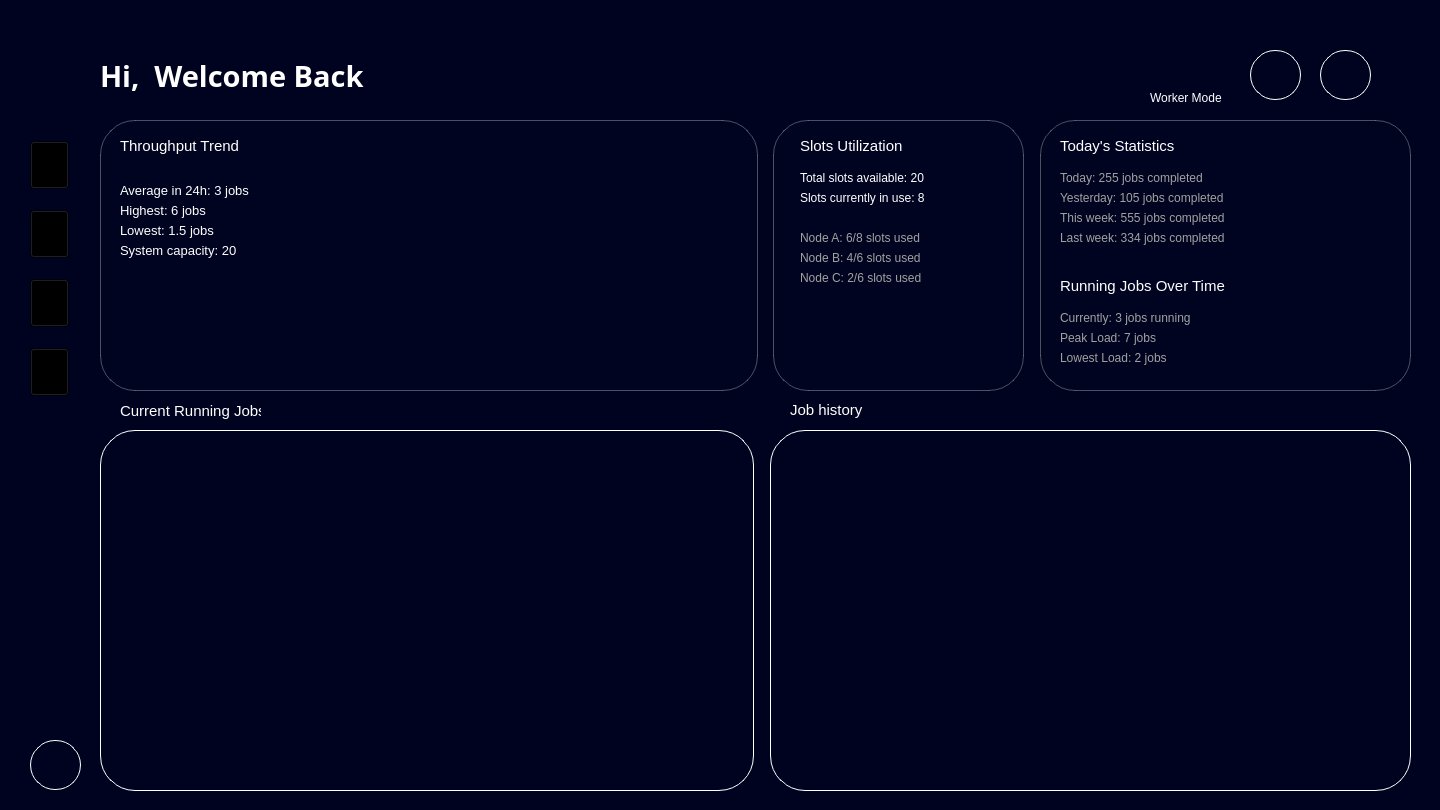
<?xml version="1.0" encoding="UTF-8"?>
<ui version="4.0">
 <class>information_jobs</class>
 <widget class="QWidget" name="information_jobs">
  <property name="geometry">
   <rect>
    <x>0</x>
    <y>0</y>
    <width>1440</width>
    <height>810</height>
   </rect>
  </property>
  <property name="minimumSize">
   <size>
    <width>1440</width>
    <height>810</height>
   </size>
  </property>
  <property name="maximumSize">
   <size>
    <width>1440</width>
    <height>810</height>
   </size>
  </property>
  <property name="windowTitle">
   <string>CrowdCloud</string>
   </property>
   <property name="styleSheet">
    <string notr="true">background-color: rgb(0, 3, 31);</string>
   </property>
   <widget class="QWidget" name="horizontalLayoutWidget">
    <property name="geometry">
     <rect>
      <x>0</x>
      <y>0</y>
      <width>2</width>
      <height>2</height>
     </rect>
    </property>
    <layout class="QHBoxLayout" name="horizontalLayout"/>
   </widget>
   <widget class="QLabel" name="logo">
    <property name="geometry">
     <rect>
      <x>30</x>
      <y>50</y>
      <width>52</width>
      <height>41</height>
     </rect>
    </property>
    <property name="autoFillBackground">
     <bool>false</bool>
    </property>
    <property name="styleSheet">
     <string notr="true">background: transparent;</string>
    </property>
    <property name="text">
     <string/>
    </property>
    <property name="pixmap">
     <pixmap>../../../../../../../Downloads/signup1logo.svg</pixmap>
    </property>
   </widget>
   <widget class="QLabel" name="welcome_label">
    <property name="geometry">
     <rect>
      <x>100</x>
      <y>60</y>
      <width>461</width>
      <height>31</height>
     </rect>
    </property>
    <property name="font">
     <font>
      <family>Century Gothic</family>
      <pointsize>22</pointsize>
      <weight>75</weight>
      <bold>true</bold>
     </font>
    </property>
    <property name="styleSheet">
     <string notr="true">background: transparent;
color: white;

</string>
    </property>
    <property name="text">
     <string>Hi,  Welcome Back</string>
    </property>
   </widget>
   <widget class="QLabel" name="thru_trend">
    <property name="geometry">
     <rect>
      <x>120</x>
      <y>130</y>
      <width>141</width>
      <height>31</height>
     </rect>
    </property>
    <property name="font">
     <font>
      <family>Segoe UI</family>
      <pointsize>11</pointsize>
      <weight>50</weight>
      <bold>false</bold>
     </font>
    </property>
    <property name="styleSheet">
     <string notr="true">color: white;
background: transparent;

</string>
    </property>
    <property name="text">
     <string>Throughput Trend</string>
    </property>
   </widget>
   <widget class="QLabel" name="ttrend_con">
    <property name="geometry">
     <rect>
      <x>100</x>
      <y>120</y>
      <width>658</width>
      <height>271</height>
     </rect>
    </property>
    <property name="styleSheet">
     <string notr="true">QLabel {
	background-color: rgba(20, 20, 50, 10);
    border: 1px solid rgba(255, 255, 255, 0.3);
    border-radius: 35px;
    padding: 8px;
    color: white;
    font-family: &quot;Segoe UI&quot;;
    font-size: 13px;
}

QLabel:focus {
    border: 1px solid #7D5FFF;
    box-shadow: 0px 0px 8px #7D5FFF;
}
</string>
    </property>
    <property name="text">
     <string/>
    </property>
   </widget>
   <widget class="QWidget" name="verticalLayoutWidget">
    <property name="geometry">
     <rect>
      <x>30</x>
      <y>120</y>
      <width>43</width>
      <height>301</height>
     </rect>
    </property>
    <layout class="QVBoxLayout" name="verticalLayout">
     <property name="spacing">
      <number>0</number>
     </property>
     <item>
      <widget class="QToolButton" name="dash_bt">
       <property name="sizePolicy">
        <sizepolicy hsizetype="Fixed" vsizetype="Fixed">
         <horstretch>15</horstretch>
         <verstretch>15</verstretch>
        </sizepolicy>
       </property>
       <property name="styleSheet">
        <string notr="true">background: transparent;</string>
       </property>
       <property name="text">
        <string/>
       </property>
       <property name="icon">
        <iconset>
         <normaloff>../../../../../Downloads/dashboard.png</normaloff>../../../../../Downloads/dashboard.png</iconset>
       </property>
       <property name="iconSize">
        <size>
         <width>31</width>
         <height>41</height>
        </size>
       </property>
      </widget>
     </item>
     <item>
      <widget class="QToolButton" name="sys_bt">
       <property name="sizePolicy">
        <sizepolicy hsizetype="Fixed" vsizetype="Fixed">
         <horstretch>15</horstretch>
         <verstretch>15</verstretch>
        </sizepolicy>
       </property>
       <property name="styleSheet">
        <string notr="true">background: transparent;</string>
       </property>
       <property name="text">
        <string/>
       </property>
       <property name="icon">
        <iconset>
         <normaloff>../../../../../Downloads/system.png</normaloff>../../../../../Downloads/system.png</iconset>
       </property>
       <property name="iconSize">
        <size>
         <width>31</width>
         <height>41</height>
        </size>
       </property>
      </widget>
     </item>
     <item>
      <widget class="QToolButton" name="job_bt">
       <property name="sizePolicy">
        <sizepolicy hsizetype="Fixed" vsizetype="Fixed">
         <horstretch>15</horstretch>
         <verstretch>15</verstretch>
        </sizepolicy>
       </property>
       <property name="styleSheet">
        <string notr="true">background: transparent;</string>
       </property>
       <property name="text">
        <string/>
       </property>
       <property name="icon">
        <iconset>
         <normaloff>../../../../../Downloads/jobs.png</normaloff>../../../../../Downloads/jobs.png</iconset>
       </property>
       <property name="iconSize">
        <size>
         <width>31</width>
         <height>41</height>
        </size>
       </property>
      </widget>
     </item>
     <item>
      <widget class="QToolButton" name="earning_bt">
       <property name="sizePolicy">
        <sizepolicy hsizetype="Fixed" vsizetype="Fixed">
         <horstretch>15</horstretch>
         <verstretch>15</verstretch>
        </sizepolicy>
       </property>
       <property name="styleSheet">
        <string notr="true">background: transparent;</string>
       </property>
       <property name="text">
        <string/>
       </property>
       <property name="icon">
        <iconset>
         <normaloff>../../../../../Downloads/earnings.png</normaloff>../../../../../Downloads/earnings.png</iconset>
       </property>
       <property name="iconSize">
        <size>
         <width>31</width>
         <height>41</height>
        </size>
       </property>
      </widget>
     </item>
    </layout>
   </widget>
   <widget class="QToolButton" name="settings_bt">
    <property name="geometry">
     <rect>
      <x>30</x>
      <y>740</y>
      <width>51</width>
      <height>50</height>
     </rect>
    </property>
    <property name="sizePolicy">
     <sizepolicy hsizetype="Fixed" vsizetype="Fixed">
      <horstretch>15</horstretch>
      <verstretch>15</verstretch>
     </sizepolicy>
    </property>
    <property name="styleSheet">
     <string notr="true">QToolButton {
    background: transparent;       /* no fill */
    color: white;                  /* icon/text color */
    border: 1px solid #ffffff;     /* white border */
    border-radius: 25px;           /* make it round (half of width/height) */
    padding: 3px;                  /* space inside */
}
</string>
    </property>
    <property name="text">
     <string/>
    </property>
    <property name="icon">
     <iconset>
      <normaloff>../../../../../Downloads/settings.png</normaloff>../../../../../Downloads/settings.png</iconset>
    </property>
    <property name="iconSize">
     <size>
      <width>35</width>
      <height>35</height>
     </size>
    </property>
   </widget>
   <widget class="QWidget" name="ttrend_chart" native="true">
    <property name="geometry">
     <rect>
      <x>370</x>
      <y>150</y>
      <width>361</width>
      <height>211</height>
     </rect>
    </property>
    <property name="styleSheet">
     <string notr="true">background: transparent;</string>
    </property>
   </widget>
   <widget class="QToolButton" name="prof_button">
    <property name="geometry">
     <rect>
      <x>1320</x>
      <y>50</y>
      <width>51</width>
      <height>50</height>
     </rect>
    </property>
    <property name="sizePolicy">
     <sizepolicy hsizetype="Fixed" vsizetype="Fixed">
      <horstretch>15</horstretch>
      <verstretch>15</verstretch>
     </sizepolicy>
    </property>
    <property name="styleSheet">
     <string notr="true">QToolButton {
    background: transparent;       /* no fill */
    color: white;                  /* icon/text color */
    border: 1px solid #ffffff;     /* white border */
    border-radius: 25px;           /* make it round (half of width/height) */
    padding: 3px;                  /* space inside */
}
</string>
    </property>
    <property name="text">
     <string/>
    </property>
    <property name="icon">
     <iconset>
      <normaloff>../../../../../Downloads/Profile.png</normaloff>../../../../../Downloads/Profile.png</iconset>
    </property>
    <property name="iconSize">
     <size>
      <width>35</width>
      <height>35</height>
     </size>
    </property>
   </widget>
   <widget class="QToolButton" name="notif_button">
    <property name="geometry">
     <rect>
      <x>1250</x>
      <y>50</y>
      <width>51</width>
      <height>50</height>
     </rect>
    </property>
    <property name="sizePolicy">
     <sizepolicy hsizetype="Fixed" vsizetype="Fixed">
      <horstretch>15</horstretch>
      <verstretch>15</verstretch>
     </sizepolicy>
    </property>
    <property name="styleSheet">
     <string notr="true">QToolButton {
    background: transparent;       /* no fill */
    color: white;                  /* icon/text color */
    border: 1px solid #ffffff;     /* white border */
    border-radius: 25px;           /* make it round (half of width/height) */
    padding: 3px;                  /* space inside */
}
</string>
    </property>
    <property name="text">
     <string/>
    </property>
    <property name="icon">
     <iconset>
      <normaloff>../../../../../Downloads/CC Desktop UI (14)/Login/Communication/Notification.png</normaloff>../../../../../Downloads/CC Desktop UI (14)/Login/Communication/Notification.png</iconset>
    </property>
    <property name="iconSize">
     <size>
      <width>35</width>
      <height>35</height>
     </size>
    </property>
   </widget>
   <widget class="QWidget" name="toggle_switch" native="true">
    <property name="geometry">
     <rect>
      <x>1140</x>
      <y>60</y>
      <width>91</width>
      <height>21</height>
     </rect>
    </property>
    <property name="styleSheet">
     <string notr="true">background: transparent;
</string>
    </property>
   </widget>
   <widget class="QLabel" name="workerM_label">
    <property name="geometry">
     <rect>
      <x>1150</x>
      <y>90</y>
      <width>81</width>
      <height>16</height>
     </rect>
    </property>
    <property name="font">
     <font>
      <family>Segoe UI</family>
      <pointsize>9</pointsize>
      <weight>50</weight>
      <bold>false</bold>
     </font>
    </property>
    <property name="styleSheet">
     <string notr="true">color: white;
background: transparent;

</string>
    </property>
    <property name="text">
     <string>Worker Mode</string>
    </property>
   </widget>
   <widget class="QLabel" name="scurrently_label">
    <property name="geometry">
     <rect>
      <x>800</x>
      <y>190</y>
      <width>131</width>
      <height>16</height>
     </rect>
    </property>
    <property name="font">
     <font>
      <family>Segoe UI</family>
      <pointsize>9</pointsize>
      <weight>50</weight>
      <bold>false</bold>
     </font>
    </property>
    <property name="styleSheet">
     <string notr="true">color: white;
background: transparent;

</string>
    </property>
    <property name="text">
     <string>Slots currently in use: 8</string>
    </property>
   </widget>
   <widget class="QLabel" name="tsavail_label">
    <property name="geometry">
     <rect>
      <x>800</x>
      <y>170</y>
      <width>131</width>
      <height>16</height>
     </rect>
    </property>
    <property name="font">
     <font>
      <family>Segoe UI</family>
      <pointsize>9</pointsize>
      <weight>50</weight>
      <bold>false</bold>
     </font>
    </property>
    <property name="styleSheet">
     <string notr="true">color: white;
background: transparent;

</string>
    </property>
    <property name="text">
     <string>Total slots available: 20</string>
    </property>
   </widget>
   <widget class="QLabel" name="sutilization_con">
    <property name="geometry">
     <rect>
      <x>773</x>
      <y>120</y>
      <width>251</width>
      <height>271</height>
     </rect>
    </property>
    <property name="styleSheet">
     <string notr="true">QLabel {
	background-color: rgba(20, 20, 50, 10);
    border: 1px solid rgba(255, 255, 255, 0.3);
    border-radius: 35px;
    padding: 8px;
    color: white;
    font-family: &quot;Segoe UI&quot;;
    font-size: 13px;
}

QLabel:focus {
    border: 1px solid #7D5FFF;
    box-shadow: 0px 0px 8px #7D5FFF;
}
</string>
    </property>
    <property name="text">
     <string/>
    </property>
   </widget>
   <widget class="QLabel" name="avg_label">
    <property name="geometry">
     <rect>
      <x>120</x>
      <y>180</y>
      <width>151</width>
      <height>20</height>
     </rect>
    </property>
    <property name="font">
     <font>
      <family>Segoe UI</family>
      <pointsize>10</pointsize>
      <weight>50</weight>
      <bold>false</bold>
     </font>
    </property>
    <property name="styleSheet">
     <string notr="true">color: white;
background: transparent;

</string>
    </property>
    <property name="text">
     <string>Average in 24h: 3 jobs</string>
    </property>
   </widget>
   <widget class="QLabel" name="highest_label">
    <property name="geometry">
     <rect>
      <x>120</x>
      <y>200</y>
      <width>151</width>
      <height>21</height>
     </rect>
    </property>
    <property name="font">
     <font>
      <family>Segoe UI</family>
      <pointsize>10</pointsize>
      <weight>50</weight>
      <bold>false</bold>
     </font>
    </property>
    <property name="styleSheet">
     <string notr="true">color: white;
background: transparent;

</string>
    </property>
    <property name="text">
     <string>Highest: 6 jobs</string>
    </property>
   </widget>
   <widget class="QLabel" name="slots_util">
    <property name="geometry">
     <rect>
      <x>800</x>
      <y>130</y>
      <width>141</width>
      <height>31</height>
     </rect>
    </property>
    <property name="font">
     <font>
      <family>Segoe UI</family>
      <pointsize>11</pointsize>
      <weight>50</weight>
      <bold>false</bold>
     </font>
    </property>
    <property name="styleSheet">
     <string notr="true">color: white;
background: transparent;

</string>
    </property>
    <property name="text">
     <string>Slots Utilization</string>
    </property>
   </widget>
   <widget class="QLabel" name="lowest_label">
    <property name="geometry">
     <rect>
      <x>120</x>
      <y>220</y>
      <width>151</width>
      <height>21</height>
     </rect>
    </property>
    <property name="font">
     <font>
      <family>Segoe UI</family>
      <pointsize>10</pointsize>
      <weight>50</weight>
      <bold>false</bold>
     </font>
    </property>
    <property name="styleSheet">
     <string notr="true">color: white;
background: transparent;

</string>
    </property>
    <property name="text">
     <string>Lowest: 1.5 jobs</string>
    </property>
   </widget>
   <widget class="QLabel" name="sys_label">
    <property name="geometry">
     <rect>
      <x>120</x>
      <y>240</y>
      <width>151</width>
      <height>21</height>
     </rect>
    </property>
    <property name="font">
     <font>
      <family>Segoe UI</family>
      <pointsize>10</pointsize>
      <weight>50</weight>
      <bold>false</bold>
     </font>
    </property>
    <property name="styleSheet">
     <string notr="true">color: white;
background: transparent;

</string>
    </property>
    <property name="text">
     <string>System capacity: 20</string>
    </property>
   </widget>
   <widget class="QLabel" name="nodeA_label">
    <property name="geometry">
     <rect>
      <x>800</x>
      <y>230</y>
      <width>131</width>
      <height>16</height>
     </rect>
    </property>
    <property name="font">
     <font>
      <family>Segoe UI</family>
      <pointsize>9</pointsize>
      <weight>50</weight>
      <bold>false</bold>
     </font>
    </property>
    <property name="styleSheet">
     <string notr="true">color: #a2a1a1;
background: transparent;

</string>
    </property>
    <property name="text">
     <string>Node A: 6/8 slots used</string>
    </property>
   </widget>
   <widget class="QLabel" name="nodeB_label">
    <property name="geometry">
     <rect>
      <x>800</x>
      <y>250</y>
      <width>131</width>
      <height>16</height>
     </rect>
    </property>
    <property name="font">
     <font>
      <family>Segoe UI</family>
      <pointsize>9</pointsize>
      <weight>50</weight>
      <bold>false</bold>
     </font>
    </property>
    <property name="styleSheet">
     <string notr="true">color: #a2a1a1;
background: transparent;

</string>
    </property>
    <property name="text">
     <string>Node B: 4/6 slots used</string>
    </property>
   </widget>
   <widget class="QLabel" name="nodeC_label">
    <property name="geometry">
     <rect>
      <x>800</x>
      <y>270</y>
      <width>131</width>
      <height>16</height>
     </rect>
    </property>
    <property name="font">
     <font>
      <family>Segoe UI</family>
      <pointsize>9</pointsize>
      <weight>50</weight>
      <bold>false</bold>
     </font>
    </property>
    <property name="styleSheet">
     <string notr="true">color: #a2a1a1;
background: transparent;

</string>
    </property>
    <property name="text">
     <string>Node C: 2/6 slots used</string>
    </property>
   </widget>
   <widget class="QLabel" name="tstats_con">
    <property name="geometry">
     <rect>
      <x>1040</x>
      <y>120</y>
      <width>371</width>
      <height>271</height>
     </rect>
    </property>
    <property name="styleSheet">
     <string notr="true">QLabel {
	background-color: rgba(20, 20, 50, 10);
    border: 1px solid rgba(255, 255, 255, 0.3);
    border-radius: 35px;
    padding: 8px;
    color: white;
    font-family: &quot;Segoe UI&quot;;
    font-size: 13px;
}

QLabel:focus {
    border: 1px solid #7D5FFF;
    box-shadow: 0px 0px 8px #7D5FFF;
}
</string>
    </property>
    <property name="text">
     <string/>
    </property>
   </widget>
   <widget class="QLabel" name="t_statistics">
    <property name="geometry">
     <rect>
      <x>1060</x>
      <y>130</y>
      <width>141</width>
      <height>31</height>
     </rect>
    </property>
    <property name="font">
     <font>
      <family>Segoe UI</family>
      <pointsize>11</pointsize>
      <weight>50</weight>
      <bold>false</bold>
     </font>
    </property>
    <property name="styleSheet">
     <string notr="true">color: white;
background: transparent;

</string>
    </property>
    <property name="text">
     <string>Today's Statistics</string>
    </property>
   </widget>
   <widget class="QLabel" name="today_label">
    <property name="geometry">
     <rect>
      <x>1060</x>
      <y>170</y>
      <width>151</width>
      <height>16</height>
     </rect>
    </property>
    <property name="font">
     <font>
      <family>Segoe UI</family>
      <pointsize>9</pointsize>
      <weight>50</weight>
      <bold>false</bold>
     </font>
    </property>
    <property name="styleSheet">
     <string notr="true">color: #a2a1a1;
background: transparent;

</string>
    </property>
    <property name="text">
     <string>Today: 255 jobs completed</string>
    </property>
   </widget>
   <widget class="QLabel" name="yesterday_label">
    <property name="geometry">
     <rect>
      <x>1060</x>
      <y>190</y>
      <width>171</width>
      <height>16</height>
     </rect>
    </property>
    <property name="font">
     <font>
      <family>Segoe UI</family>
      <pointsize>9</pointsize>
      <weight>50</weight>
      <bold>false</bold>
     </font>
    </property>
    <property name="styleSheet">
     <string notr="true">color: #a2a1a1;
background: transparent;
</string>
    </property>
    <property name="text">
     <string>Yesterday: 105 jobs completed</string>
    </property>
   </widget>
   <widget class="QLabel" name="tweek_label">
    <property name="geometry">
     <rect>
      <x>1060</x>
      <y>210</y>
      <width>171</width>
      <height>16</height>
     </rect>
    </property>
    <property name="font">
     <font>
      <family>Segoe UI</family>
      <pointsize>9</pointsize>
      <weight>50</weight>
      <bold>false</bold>
     </font>
    </property>
    <property name="styleSheet">
     <string notr="true">color: #a2a1a1;
background: transparent;

</string>
    </property>
    <property name="text">
     <string>This week: 555 jobs completed</string>
    </property>
   </widget>
   <widget class="QLabel" name="lweek_label">
    <property name="geometry">
     <rect>
      <x>1060</x>
      <y>230</y>
      <width>171</width>
      <height>16</height>
     </rect>
    </property>
    <property name="font">
     <font>
      <family>Segoe UI</family>
      <pointsize>9</pointsize>
      <weight>50</weight>
      <bold>false</bold>
     </font>
    </property>
    <property name="styleSheet">
     <string notr="true">color: #a2a1a1;
background: transparent;

</string>
    </property>
    <property name="text">
     <string>Last week: 334 jobs completed</string>
    </property>
   </widget>
   <widget class="QLabel" name="rj_overtime">
    <property name="geometry">
     <rect>
      <x>1060</x>
      <y>270</y>
      <width>171</width>
      <height>31</height>
     </rect>
    </property>
    <property name="font">
     <font>
      <family>Segoe UI</family>
      <pointsize>11</pointsize>
      <weight>50</weight>
      <bold>false</bold>
     </font>
    </property>
    <property name="styleSheet">
     <string notr="true">color: white;
background: transparent;

</string>
    </property>
    <property name="text">
     <string>Running Jobs Over Time</string>
    </property>
   </widget>
   <widget class="QLabel" name="currently_label">
    <property name="geometry">
     <rect>
      <x>1060</x>
      <y>310</y>
      <width>151</width>
      <height>16</height>
     </rect>
    </property>
    <property name="font">
     <font>
      <family>Segoe UI</family>
      <pointsize>9</pointsize>
      <weight>50</weight>
      <bold>false</bold>
     </font>
    </property>
    <property name="styleSheet">
     <string notr="true">color: #a2a1a1;
background: transparent;

</string>
    </property>
    <property name="text">
     <string>Currently: 3 jobs running</string>
    </property>
   </widget>
   <widget class="QLabel" name="pload_label">
    <property name="geometry">
     <rect>
      <x>1060</x>
      <y>330</y>
      <width>151</width>
      <height>16</height>
     </rect>
    </property>
    <property name="font">
     <font>
      <family>Segoe UI</family>
      <pointsize>9</pointsize>
      <weight>50</weight>
      <bold>false</bold>
     </font>
    </property>
    <property name="styleSheet">
     <string notr="true">color: #a2a1a1;
background: transparent;

</string>
    </property>
    <property name="text">
     <string>Peak Load: 7 jobs</string>
    </property>
   </widget>
   <widget class="QLabel" name="lload_label">
    <property name="geometry">
     <rect>
      <x>1060</x>
      <y>350</y>
      <width>151</width>
      <height>16</height>
     </rect>
    </property>
    <property name="font">
     <font>
      <family>Segoe UI</family>
      <pointsize>9</pointsize>
      <weight>50</weight>
      <bold>false</bold>
     </font>
    </property>
    <property name="styleSheet">
     <string notr="true">color: #a2a1a1;
background: transparent;

</string>
    </property>
    <property name="text">
     <string>Lowest Load: 2 jobs</string>
    </property>
   </widget>
   <widget class="QTableView" name="jhis_tview">
    <property name="geometry">
     <rect>
      <x>770</x>
      <y>430</y>
      <width>641</width>
      <height>361</height>
     </rect>
    </property>
    <property name="styleSheet">
     <string notr="true">QTableView {
    background: transparent;
    border: 1px solid #ffffff;
    border-radius: 35px;   /* adjust radius to your liking */
    gridline-color: rgba(255,255,255,0.2);
    color: white;
    font-family: &quot;Segoe UI&quot;;
    font-size: 13px;
    selection-background-color: rgba(125, 95, 255, 0.4);
}

/* Internal viewport must also be rounded */
QTableView::viewport {
    background: transparent;
    border-radius: 20px;
}

/* Header styling */
QHeaderView::section {
    background-color: rgba(20,20,50,0.6);
    color: white;
    border: none;
    padding: 6px;
    font-weight: bold;
}

/* Optional: first/last header corners */
QHeaderView::section:first {
    border-top-left-radius: 20px;
}
QHeaderView::section:last {
    border-top-right-radius: 20px;
}
</string>
    </property>
   </widget>
   <widget class="QTableView" name="crjobs_tview">
    <property name="geometry">
     <rect>
      <x>100</x>
      <y>430</y>
      <width>654</width>
      <height>361</height>
     </rect>
    </property>
    <property name="styleSheet">
     <string notr="true">QTableView {
    background: transparent;
    border: 1px solid #ffffff;
    border-radius: 35px;   /* adjust radius to your liking */
    gridline-color: rgba(255,255,255,0.2);
    color: white;
    font-family: &quot;Segoe UI&quot;;
    font-size: 13px;
    selection-background-color: rgba(125, 95, 255, 0.4);
}

/* Internal viewport must also be rounded */
QTableView::viewport {
    background: transparent;
    border-radius: 20px;
}

/* Header styling */
QHeaderView::section {
    background-color: rgba(20,20,50,0.6);
    color: white;
    border: none;
    padding: 6px;
    font-weight: bold;
}

/* Optional: first/last header corners */
QHeaderView::section:first {
    border-top-left-radius: 20px;
}
QHeaderView::section:last {
    border-top-right-radius: 20px;
}
</string>
    </property>
   </widget>
   <widget class="QLabel" name="cr_jobs">
    <property name="geometry">
     <rect>
      <x>120</x>
      <y>400</y>
      <width>141</width>
      <height>21</height>
     </rect>
    </property>
    <property name="font">
     <font>
      <family>Segoe UI</family>
      <pointsize>11</pointsize>
      <weight>50</weight>
      <bold>false</bold>
     </font>
    </property>
    <property name="styleSheet">
     <string notr="true">color: white;
background: transparent;

</string>
    </property>
    <property name="text">
     <string>Current Running Jobs</string>
    </property>
   </widget>
   <widget class="QLabel" name="job_history">
    <property name="geometry">
     <rect>
      <x>790</x>
      <y>400</y>
      <width>141</width>
      <height>20</height>
     </rect>
    </property>
    <property name="font">
     <font>
      <family>Segoe UI</family>
      <pointsize>11</pointsize>
      <weight>50</weight>
      <bold>false</bold>
     </font>
    </property>
    <property name="styleSheet">
     <string notr="true">color: white;
background: transparent;

</string>
    </property>
    <property name="text">
     <string>Job history</string>
    </property>
   </widget>
   <zorder>sutilization_con</zorder>
   <zorder>crjobs_tview</zorder>
   <zorder>ttrend_con</zorder>
   <zorder>horizontalLayoutWidget</zorder>
   <zorder>logo</zorder>
   <zorder>welcome_label</zorder>
   <zorder>thru_trend</zorder>
   <zorder>verticalLayoutWidget</zorder>
   <zorder>settings_bt</zorder>
   <zorder>prof_button</zorder>
   <zorder>notif_button</zorder>
   <zorder>toggle_switch</zorder>
   <zorder>workerM_label</zorder>
   <zorder>scurrently_label</zorder>
   <zorder>tsavail_label</zorder>
   <zorder>avg_label</zorder>
   <zorder>highest_label</zorder>
   <zorder>slots_util</zorder>
   <zorder>lowest_label</zorder>
   <zorder>sys_label</zorder>
   <zorder>nodeA_label</zorder>
   <zorder>nodeB_label</zorder>
   <zorder>nodeC_label</zorder>
   <zorder>tstats_con</zorder>
   <zorder>t_statistics</zorder>
   <zorder>today_label</zorder>
   <zorder>yesterday_label</zorder>
   <zorder>tweek_label</zorder>
   <zorder>lweek_label</zorder>
   <zorder>rj_overtime</zorder>
   <zorder>currently_label</zorder>
   <zorder>pload_label</zorder>
   <zorder>lload_label</zorder>
   <zorder>jhis_tview</zorder>
   <zorder>cr_jobs</zorder>
   <zorder>job_history</zorder>
   <zorder>ttrend_chart</zorder>
  </widget>
 <resources/>
 <connections/>
</ui>
